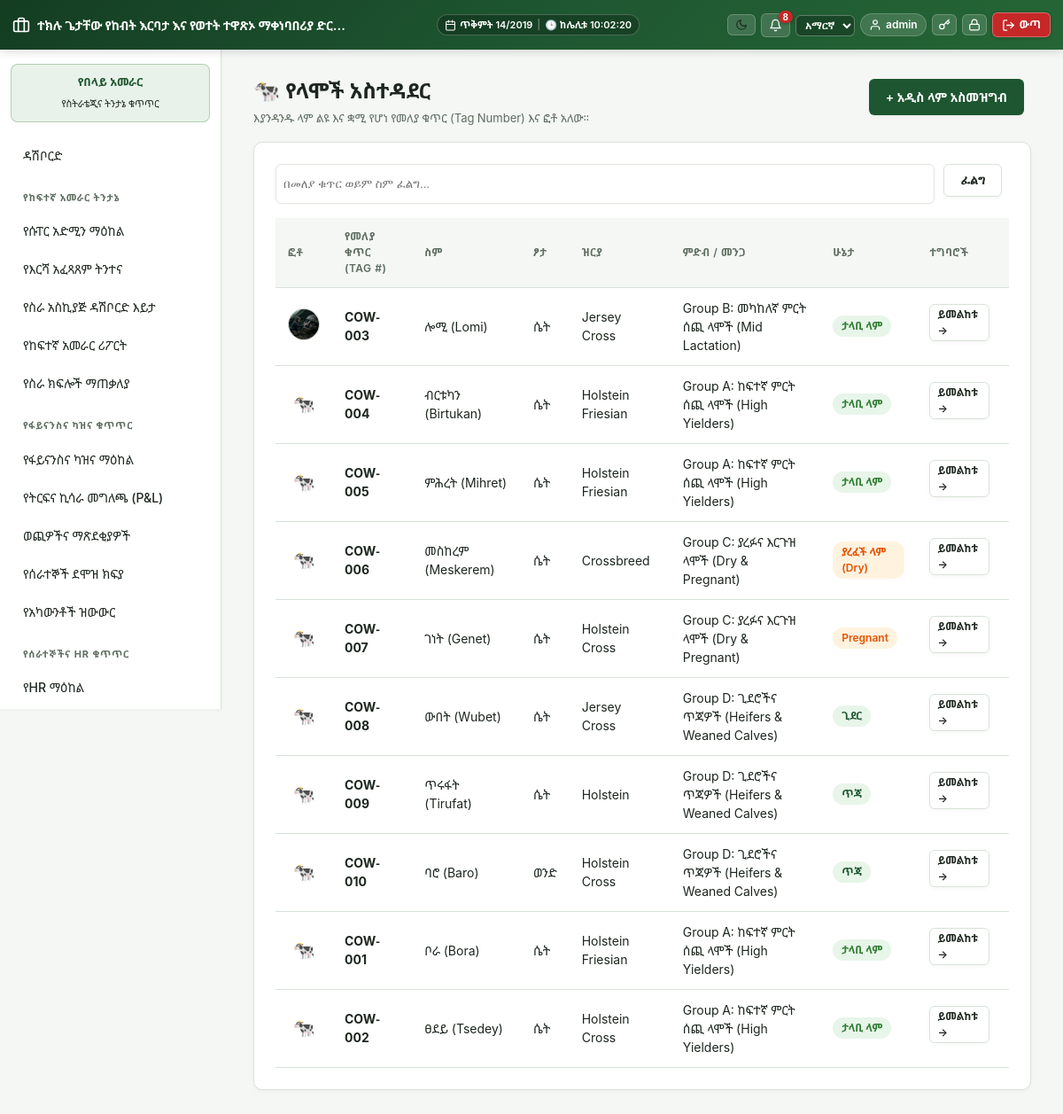
/modules/dairy/cows.php (signed in), run on the app's committed database.
### tables this page shows
CREATE TABLE `dairy_cows` (
  `id` int(11) NOT NULL,
  `tag_number` varchar(50) NOT NULL,
  `name` varchar(100) DEFAULT NULL,
  `photo_path` varchar(255) DEFAULT NULL,
  `sex` enum('female','male') NOT NULL,
  `date_of_birth` date DEFAULT NULL,
  `breed` varchar(100) DEFAULT NULL,
  `dam_id` int(11) DEFAULT NULL,
  `sire_id` int(11) DEFAULT NULL,
  `cow_group_id` int(11) DEFAULT NULL,
  `lifecycle_status` enum('registered','calf','heifer','milking','dry','pregnant','sold','deceased') NOT NULL DEFAULT 'registered',
  `is_sick` tinyint(1) NOT NULL DEFAULT 0,
  `acquired_date` date DEFAULT NULL,
  `purchase_price` decimal(12,2) NOT NULL DEFAULT 0.00,
  `source` enum('born_on_farm','purchased') DEFAULT NULL,
  `created_at` datetime DEFAULT current_timestamp(),
  `updated_at` datetime DEFAULT current_timestamp() ON UPDATE current_timestamp()
);

CREATE TABLE `dairy_cow_groups` (
  `id` int(11) NOT NULL,
  `name` varchar(100) NOT NULL,
  `pen_location` varchar(100) DEFAULT NULL,
  `notes` text DEFAULT NULL
);

### includes/auth.php (called while the page is built, shortened)
<?php
require_once __DIR__ . '/../config/db.php';
require_once __DIR__ . '/functions.php';
function current_user(): ?array
{
    return $_SESSION['user'] ?? null;
}

### includes/functions.php (called while the page is built, shortened)
<?php
require_once __DIR__ . '/../config/db.php';
function h(?string $s): string { return htmlspecialchars($s ?? '', ENT_QUOTES, 'UTF-8'); }
function current_locale(): string
{
    $user = current_user();
    $locale = $user['locale'] ?? ($_SESSION['guest_locale'] ?? 'en');
    return array_key_exists($locale, SUPPORTED_LOCALES) ? $locale : 'en';
}
function t(string $key, ?string $fallback = null): string
{
    static $cache = [];
    $locale = current_locale();
    if (!isset($cache[$locale])) {
        $path = __DIR__ . "/lang/{$locale}.php";
        $cache[$locale] = file_exists($path) ? require $path : [];
    }
    if (!isset($cache['en'])) {
        $pathEn = __DIR__ . '/lang/en.php';
        $cache['en'] = file_exists($pathEn) ? require $pathEn : [];
    }
    return $cache[$locale][$key] ?? $cache['en'][$key] ?? $fallback ?? $key;
}

### config/db.php (called while the page is built, shortened)
<?php
function db(): PDO
{
    static $pdo = null;
    if ($pdo === null) {
        try {
            $pdo = new PDO(
                "mysql:host=" . DB_HOST . ";dbname=" . DB_NAME . ";charset=utf8mb4",
                DB_USER,
                DB_PASS,
                [
                    PDO::ATTR_ERRMODE => PDO::ERRMODE_EXCEPTION,
                    PDO::ATTR_DEFAULT_FETCH_MODE => PDO::FETCH_ASSOC,
                ]
            );
        } catch (PDOException $e) {
            die('Database connection failed: ' . htmlspecialchars($e->getMessage()) .
                '<br>Check config/db.php — is MySQL running in XAMPP, and does the "aleltu_eifms" database exist?');
        }
    }
    return $pdo;
}

### modules/dairy/cows.php (the view, shortened to what this page needs)
<?php
require_once __DIR__ . '/../../includes/functions.php';
require_once __DIR__ . '/../../includes/auth.php';
require_once __DIR__ . '/../../includes/header.php';
$search = trim($_GET['search'] ?? '');
$sql = "SELECT c.*, g.name AS group_name FROM dairy_cows c LEFT JOIN dairy_cow_groups g ON g.id = c.cow_group_id";
$params = [];
$sql .= " ORDER BY c.created_at DESC";
$stmt = db()->prepare($sql);
$stmt->execute($params);
$cows = $stmt->fetchAll();
?>
<div style="display:flex;justify-content:space-between;align-items:center;margin-bottom:16px;flex-wrap:wrap;gap:10px">
    <div>
        <h2 class="mt-0" style="margin-bottom:4px">🐄 <?= h(t('dairy.mgmt', 'Cow Management')) ?></h2>
        <p class="text-muted" style="margin:0"><?= current_locale() === 'am' ? 'እያንዳንዱ ላም ልዩ እና ቋሚ የሆነ የመለያ ቁጥር (Tag Number) እና ፎቶ አለው።' : 'Every cow has a unique, permanent tag number and photo record.' ?></p>
    </div>
    <a href="<?= BASE_URL ?>/modules/dairy/cow_add.php" class="btn">+ <?= h(t('dairy.register_new', 'Register Cow')) ?></a>
</div>
<div class="card">
    <form method="get" style="display:flex;gap:10px;margin-bottom:16px;flex-wrap:wrap">
        <input type="text" name="search" placeholder="<?= current_locale() === 'am' ? 'በመለያ ቁጥር ወይም ስም ፈልግ...' : 'Search by tag number or name...' ?>" value="<?= h($search) ?>" style="flex:1;min-width:200px;padding:8px;border:1px solid #dfe5dd;border-radius:6px">
        <button class="btn secondary" type="submit"><?= h(t('common.search', 'Search')) ?></button>
    </form>
    <table>
        <thead>
            <tr>
                <th><?= current_locale() === 'am' ? 'ፎቶ' : 'Photo' ?></th>
                <th><?= h(t('dairy.tag_num', 'Tag #')) ?></th>
                <th><?= h(t('common.name', 'Name')) ?></th>
                <th><?= h(t('dairy.sex', 'Sex')) ?></th>
                <th><?= h(t('dairy.breed', 'Breed')) ?></th>
                <th><?= h(t('dairy.group', 'Group')) ?></th>
                <th><?= h(t('common.status', 'Status')) ?></th>
                <th><?= h(t('common.actions', 'Actions')) ?></th>
            </tr>
        </thead>
        <tbody>
            <?php foreach ($cows as $cow):
                $stText = t('dairy.lifecycle_' . $cow['lifecycle_status'], ucfirst($cow['lifecycle_status']));
            ?>
                <tr>
                    <td style="width:50px;text-align:center">
                        <?php if (!empty($cow['photo_path'])): ?>
                            <img src="<?= h($cow['photo_path']) ?>" style="width:36px;height:36px;object-fit:cover;border-radius:50%;border:1px solid #ccc" alt="Cow Photo">
                        <?php else: ?>
                            <span style="font-size:20px">🐄</span>
                        <?php endif; ?>
                    </td>
                    <td><strong><?= h($cow['tag_number']) ?></strong></td>
                    <td><?= h($cow['name'] ?: '—') ?></td>
                    <td><?= h($cow['sex'] === 'female' ? t('dairy.female', 'Female') : t('dairy.male', 'Male')) ?></td>
                    <td><?= h($cow['breed'] ?: '—') ?></td>
                    <td><?= h($cow['group_name'] ?: '—') ?></td>
                    <td><span class="badge <?= h($cow['lifecycle_status']) ?>"><?= h($stText) ?></span></td>
                    <td><a href="<?= BASE_URL ?>/modules/dairy/cow_view.php?id=<?= (int) $cow['id'] ?>" class="btn secondary" style="padding:2px 8px;font-size:12px"><?= h(t('common.view', 'View Profile')) ?> →</a></td>
                </tr>
            <?php endforeach; ?>
        </tbody>
    </table>
</div>
<?php require_once __DIR__ . '/../../includes/footer.php'; ?>

### assets/css/app.css (style rules this page uses)
:root { --primary: #1e5631; --primary-dark: #143d22; --primary-light: #2e7d32; --primary-subtle: #e8f5e9; --accent: #43a047; --bg: #f4f7f4; --card: #ffffff; --text: #1c261e; --muted: #5e6d60; --border: #d8e2d8; --danger: #c62828; --danger-bg: #ffebee; --warn: #e65100; --warn-bg: #fff3e0; --success: #2e7d32; --success-bg: #e8f5e9; --shadow-sm: 0 2px 4px rgba(0,0,0,0.03); --shadow-md: 0 4px 12px rgba(0,0,0,0.06); --shadow-lg: 0 10px 25px rgba(0,0,0,0.09); --radius-sm: 6px; --radius-md: 10px; --radius-lg: 16px; --transition: all 0.2s cubic-bezier(0.4, 0, 0.2, 1); }
* { box-sizing: border-box; }
body { font-family: 'Nyala', 'Abyssinica SIL', 'Noto Sans Ethiopic', -apple-system, BlinkMacSystemFont, "Segoe UI", Roboto, "Helvetica Neue", Arial, sans-serif; background: var(--bg); color: var(--text); margin: 0; line-height: 1.5; -webkit-font-smoothing: antialiased; }
a { color: var(--primary); text-decoration: none; transition: var(--transition); }
.card { background: var(--card); border: 1px solid var(--border); border-radius: var(--radius-md); padding: 24px; margin-bottom: 24px; box-shadow: var(--shadow-sm); transition: var(--transition); }
table { width: 100%; border-collapse: collapse; }
th, td { text-align: left; padding: 12px 14px; border-bottom: 1px solid var(--border); font-size: 14px; }
th { color: var(--muted); font-weight: 600; font-size: 12px; text-transform: uppercase; letter-spacing: 0.5px; background: var(--bg); }
.btn { display: inline-flex; align-items: center; justify-content: center; padding: 9px 18px; background: var(--primary); color: #ffffff !important; border: 1px solid transparent; border-radius: var(--radius-sm); cursor: pointer; font-size: 14px; font-weight: 600; transition: var(--transition); box-shadow: var(--shadow-sm); margin-right: 8px; margin-bottom: 8px; }
.btn.secondary { background: var(--card); color: var(--text) !important; border: 1px solid var(--border); }
.badge { display: inline-block; padding: 3px 10px; border-radius: 12px; font-size: 12px; font-weight: 600; background: var(--primary-subtle); color: var(--primary); }
.badge.milking, .badge.active, .badge.registered { background: var(--success-bg); color: var(--success); }
.badge.dry, .badge.pregnant { background: var(--warn-bg); color: var(--warn); }
.text-muted { color: var(--muted); font-size: 13px; }
.mt-0 { margin-top: 0; }

### data on the page
dairy_cows: photo_path (picture), tag_number "COW-003", name "ሎሚ (Lomi)", sex "ሴት", breed "Jersey Cross", cow_group.name "Group B: መካከለኛ ምርት ሰጪ ላሞች (Mid Lactation)", lifecycle_status "ታላቢ ላም"
dairy_cows: tag_number "COW-004", name "ብርቱካን (Birtukan)", sex "ሴት", breed "Holstein Friesian", cow_group.name "Group A: ከፍተኛ ምርት ሰጪ ላሞች (High Yielders)", lifecycle_status "ታላቢ ላም"
dairy_cows: tag_number "COW-005", name "ምሕረት (Mihret)", sex "ሴት", breed "Holstein Friesian", cow_group.name "Group A: ከፍተኛ ምርት ሰጪ ላሞች (High Yielders)", lifecycle_status "ታላቢ ላም"
dairy_cows: tag_number "COW-006", name "መስከረም (Meskerem)", sex "ሴት", breed "Crossbreed", cow_group.name "Group C: ያረፉና እርጉዝ ላሞች (Dry & Pregnant)", lifecycle_status "ያረፈች ላም (Dry)"
dairy_cows: tag_number "COW-007", name "ገነት (Genet)", sex "ሴት", breed "Holstein Cross", cow_group.name "Group C: ያረፉና እርጉዝ ላሞች (Dry & Pregnant)", lifecycle_status "Pregnant"
dairy_cows: tag_number "COW-008", name "ውበት (Wubet)", sex "ሴት", breed "Jersey Cross", cow_group.name "Group D: ጊደሮችና ጥጃዎች (Heifers & Weaned Calves)", lifecycle_status "ጊደር"
dairy_cows: tag_number "COW-009", name "ጥሩፋት (Tirufat)", sex "ሴት", breed "Holstein", cow_group.name "Group D: ጊደሮችና ጥጃዎች (Heifers & Weaned Calves)", lifecycle_status "ጥጃ"
dairy_cows: tag_number "COW-010", name "ባሮ (Baro)", sex "ወንድ", breed "Holstein Cross", cow_group.name "Group D: ጊደሮችና ጥጃዎች (Heifers & Weaned Calves)", lifecycle_status "ጥጃ"
dairy_cows: tag_number "COW-001", name "ቦራ (Bora)", sex "ሴት", breed "Holstein Friesian", cow_group.name "Group A: ከፍተኛ ምርት ሰጪ ላሞች (High Yielders)", lifecycle_status "ታላቢ ላም"
dairy_cows: tag_number "COW-002", name "ፀደይ (Tsedey)", sex "ሴት", breed "Holstein Cross", cow_group.name "Group A: ከፍተኛ ምርት ሰጪ ላሞች (High Yielders)", lifecycle_status "ታላቢ ላም"

### other printed values
$unread "8"
$user['name'] "admin"
t('nav.dashboard') "ዳሽቦርድ"
$sec['title'] "የከፍተኛ አመራር ትንታኔ"
$item['label'] "የሱፐር አድሚን ማዕከል"
$item['label'] "የእርሻ አፈጻጸም ትንተና"
$item['label'] "የስራ አስኪያጅ ዳሽቦርድ እይታ"
$item['label'] "የከፍተኛ አመራር ሪፖርት"
$item['label'] "የስራ ክፍሎች ማጠቃለያ"
$sec['title'] "የፋይናንስና ካዝና ቁጥጥር"
$item['label'] "የፋይናንስና ካዝና ማዕከል"
$item['label'] "የትርፍና ኪሳራ መግለጫ (P&L)"
$item['label'] "ወጪዎችና ማጽደቂያዎች"
$item['label'] "የሰራተኞች ደሞዝ ክፍያ"
$item['label'] "የአካውንቶች ዝውውር"
